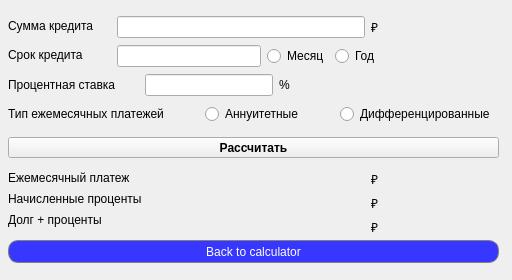
<?xml version="1.0" encoding="UTF-8"?>
<ui version="4.0">
 <class>CreditCalc</class>
 <widget class="QWidget" name="CreditCalc">
  <property name="geometry">
   <rect>
    <x>0</x>
    <y>0</y>
    <width>512</width>
    <height>280</height>
   </rect>
  </property>
  <property name="sizePolicy">
   <sizepolicy hsizetype="Fixed" vsizetype="Fixed">
    <horstretch>0</horstretch>
    <verstretch>0</verstretch>
   </sizepolicy>
  </property>
  <property name="minimumSize">
   <size>
    <width>512</width>
    <height>280</height>
   </size>
  </property>
  <property name="maximumSize">
   <size>
    <width>512</width>
    <height>280</height>
   </size>
  </property>
  <property name="windowTitle">
   <string>CreditCalc</string>
  </property>
  <widget class="QPushButton" name="pushButton_back">
   <property name="geometry">
    <rect>
     <x>8</x>
     <y>240</y>
     <width>491</width>
     <height>23</height>
    </rect>
   </property>
   <property name="styleSheet">
    <string notr="true">QPushButton {
  border-radius: 10px;
  background-color: rgb(55, 55, 255);
  color: white; 
  border: 1px solid gray;
}

QPushButton:pressed {
    background-color: qlineargradient(x1: 0, y1: 0, x2: 0, y2: 1,
                                      stop: 0 #FF7832, stop: 1 #FF9739);
}</string>
   </property>
   <property name="text">
    <string>Back to calculator</string>
   </property>
  </widget>
  <widget class="QPushButton" name="pushButton_calc">
   <property name="geometry">
    <rect>
     <x>8</x>
     <y>137</y>
     <width>491</width>
     <height>21</height>
    </rect>
   </property>
   <property name="font">
    <font>
     <bold>true</bold>
    </font>
   </property>
   <property name="text">
    <string>Рассчитать</string>
   </property>
  </widget>
  <widget class="QLabel" name="label_10">
   <property name="geometry">
    <rect>
     <x>8</x>
     <y>212</y>
     <width>111</width>
     <height>16</height>
    </rect>
   </property>
   <property name="text">
    <string>Долг + проценты</string>
   </property>
  </widget>
  <widget class="QLabel" name="label_7">
   <property name="geometry">
    <rect>
     <x>8</x>
     <y>170</y>
     <width>140</width>
     <height>16</height>
    </rect>
   </property>
   <property name="text">
    <string>Ежемесячный платеж</string>
   </property>
  </widget>
  <widget class="QLabel" name="label_8">
   <property name="geometry">
    <rect>
     <x>8</x>
     <y>191</y>
     <width>152</width>
     <height>16</height>
    </rect>
   </property>
   <property name="text">
    <string>Начисленные проценты</string>
   </property>
  </widget>
  <widget class="QLabel" name="label_2">
   <property name="geometry">
    <rect>
     <x>8</x>
     <y>18</y>
     <width>98</width>
     <height>16</height>
    </rect>
   </property>
   <property name="text">
    <string>Сумма кредита</string>
   </property>
  </widget>
  <widget class="QLabel" name="label_6">
   <property name="geometry">
    <rect>
     <x>8</x>
     <y>106</y>
     <width>182</width>
     <height>16</height>
    </rect>
   </property>
   <property name="text">
    <string>Тип ежемесячных платежей</string>
   </property>
  </widget>
  <widget class="QLabel" name="label_3">
   <property name="geometry">
    <rect>
     <x>8</x>
     <y>47</y>
     <width>87</width>
     <height>16</height>
    </rect>
   </property>
   <property name="minimumSize">
    <size>
     <width>46</width>
     <height>0</height>
    </size>
   </property>
   <property name="text">
    <string>Срок кредита</string>
   </property>
  </widget>
  <widget class="QLabel" name="label_4">
   <property name="geometry">
    <rect>
     <x>8</x>
     <y>77</y>
     <width>124</width>
     <height>16</height>
    </rect>
   </property>
   <property name="text">
    <string>Процентная ставка</string>
   </property>
  </widget>
  <widget class="QWidget" name="layoutWidget">
   <property name="geometry">
    <rect>
     <x>205</x>
     <y>103</y>
     <width>293</width>
     <height>23</height>
    </rect>
   </property>
   <layout class="QGridLayout" name="gridLayout_2">
    <item row="0" column="0">
     <widget class="QRadioButton" name="ann_checkbox">
      <property name="text">
       <string>Аннуитетные</string>
      </property>
     </widget>
    </item>
    <item row="0" column="1">
     <widget class="QRadioButton" name="diff_checkbox">
      <property name="text">
       <string>Дифференцированные </string>
      </property>
     </widget>
    </item>
   </layout>
  </widget>
  <widget class="QWidget" name="layoutWidget">
   <property name="geometry">
    <rect>
     <x>117</x>
     <y>44</y>
     <width>263</width>
     <height>25</height>
    </rect>
   </property>
   <layout class="QGridLayout" name="gridLayout_3">
    <item row="0" column="0">
     <widget class="QLineEdit" name="line_time"/>
    </item>
    <item row="0" column="1">
     <layout class="QGridLayout" name="gridLayout">
      <item row="0" column="1">
       <widget class="QRadioButton" name="radioButton_year">
        <property name="text">
         <string>Год</string>
        </property>
       </widget>
      </item>
      <item row="0" column="0">
       <widget class="QRadioButton" name="radioButto_mounth">
        <property name="text">
         <string>Месяц</string>
        </property>
       </widget>
      </item>
     </layout>
    </item>
   </layout>
  </widget>
  <widget class="QWidget" name="layoutWidget">
   <property name="geometry">
    <rect>
     <x>145</x>
     <y>73</y>
     <width>145</width>
     <height>25</height>
    </rect>
   </property>
   <layout class="QGridLayout" name="gridLayout_4">
    <item row="0" column="0">
     <widget class="QLineEdit" name="line_per"/>
    </item>
    <item row="0" column="1">
     <widget class="QLabel" name="label_5">
      <property name="text">
       <string>%</string>
      </property>
     </widget>
    </item>
   </layout>
  </widget>
  <widget class="QWidget" name="layoutWidget">
   <property name="geometry">
    <rect>
     <x>117</x>
     <y>15</y>
     <width>261</width>
     <height>25</height>
    </rect>
   </property>
   <layout class="QGridLayout" name="gridLayout_5">
    <item row="0" column="0">
     <widget class="QLineEdit" name="line_sum"/>
    </item>
    <item row="0" column="1">
     <widget class="QLabel" name="label">
      <property name="text">
       <string>₽</string>
      </property>
     </widget>
    </item>
   </layout>
  </widget>
  <widget class="QWidget" name="layoutWidget">
   <property name="geometry">
    <rect>
     <x>170</x>
     <y>170</y>
     <width>301</width>
     <height>66</height>
    </rect>
   </property>
   <layout class="QGridLayout" name="gridLayout_6">
    <item row="0" column="0">
     <widget class="QLabel" name="month_pay_label">
      <property name="minimumSize">
       <size>
        <width>100</width>
        <height>0</height>
       </size>
      </property>
      <property name="maximumSize">
       <size>
        <width>291</width>
        <height>16777215</height>
       </size>
      </property>
      <property name="text">
       <string/>
      </property>
     </widget>
    </item>
    <item row="0" column="1">
     <widget class="QLabel" name="label_9">
      <property name="maximumSize">
       <size>
        <width>100</width>
        <height>16777215</height>
       </size>
      </property>
      <property name="text">
       <string>₽</string>
      </property>
     </widget>
    </item>
    <item row="1" column="0">
     <widget class="QLabel" name="proc_label">
      <property name="maximumSize">
       <size>
        <width>291</width>
        <height>16777215</height>
       </size>
      </property>
      <property name="text">
       <string/>
      </property>
     </widget>
    </item>
    <item row="1" column="1">
     <widget class="QLabel" name="label_11">
      <property name="maximumSize">
       <size>
        <width>100</width>
        <height>16777215</height>
       </size>
      </property>
      <property name="text">
       <string>₽</string>
      </property>
     </widget>
    </item>
    <item row="2" column="0">
     <widget class="QLabel" name="pay_label">
      <property name="maximumSize">
       <size>
        <width>291</width>
        <height>16777215</height>
       </size>
      </property>
      <property name="text">
       <string/>
      </property>
     </widget>
    </item>
    <item row="2" column="1">
     <widget class="QLabel" name="label_12">
      <property name="maximumSize">
       <size>
        <width>100</width>
        <height>16777215</height>
       </size>
      </property>
      <property name="text">
       <string>₽</string>
      </property>
     </widget>
    </item>
   </layout>
  </widget>
 </widget>
 <resources/>
 <connections/>
</ui>
